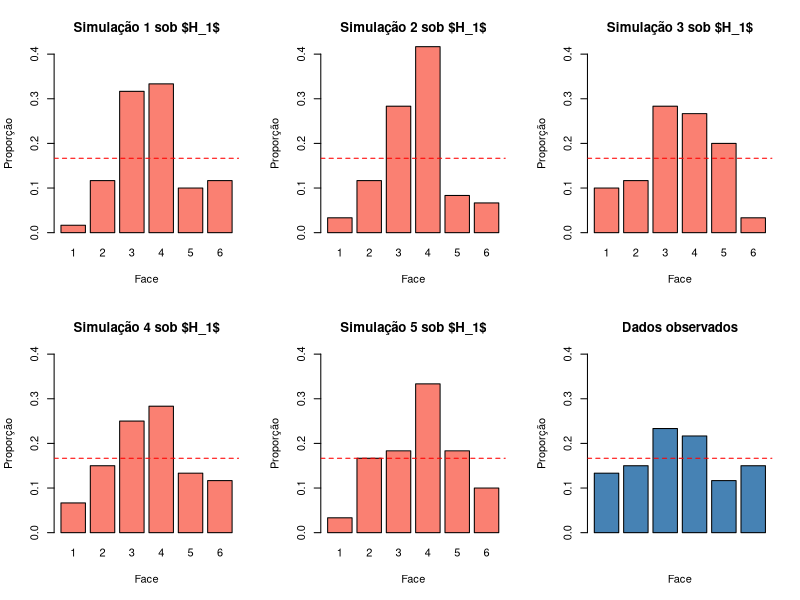

This figure's R source:
## ---- chunk 1
# Probabilidades dos dois modelos
p_h0 <- rep(1/6, 6)                   # Modelo uniforme: todas as faces igualmente prováveis
p_h1 <- c(1, 2, 4, 4, 2, 1) / 14     # Modelo com viés central: faces 3 e 4 mais prováveis

# Frequências observadas (exemplo hipotético com n = 60 lançamentos)
n <- c(8, 9, 14, 13, 7, 9)            # n1, n2, ..., n6 (contagens por face)

# Log-verossimilhanças de cada modelo dado o mesmo conjunto de dados
loglik_H0 <- sum(n * log(p_h0))
loglik_H1 <- sum(n * log(p_h1))

# Exibir os valores
cat("Log-verossimilhança H0:", round(loglik_H0, 3), "\n")
cat("Log-verossimilhança H1:", round(loglik_H1, 3), "\n")
## ---- chunk 2
p_h0 <- rep(1/6, 6)

# Dois conjuntos de dados com o mesmo total n = 50, mas padrões opostos
freq_equilibrado <- c(8, 9, 8, 9, 8, 8)    # frequências próximas ao uniforme
freq_concentrado <- c(0, 0, 25, 25, 0, 0)  # tudo concentrado nas faces 3 e 4

# Confirmar que ambos têm o mesmo total
sum(freq_equilibrado)  # 50
sum(freq_concentrado)  # 50

# Log-verossimilhanças sob H0
sum(freq_equilibrado * log(p_h0))  # idêntico ao de baixo
sum(freq_concentrado * log(p_h0))  # idêntico ao de cima
## ---- chunk 3
# Continuando com os dados e modelos definidos acima
loglik_H0 <- sum(n * log(p_h0))
loglik_H1 <- sum(n * log(p_h1))

# Razão de verossimilhanças (na escala original, não logarítmica)
razao <- exp(loglik_H1 - loglik_H0)
cat("Razão H1/H0:", round(razao, 3), "\n")

# Interpretação:
# razao > 1: dados favorecem H1
# razao < 1: dados favorecem H0
## ---- chunk 4
# Parâmetros da simulação
n_sim <- 1000           # número de amostras simuladas
n_obs <- 60             # tamanho de cada amostra (igual ao experimento real)

# Vetores de probabilidade dos modelos
p_h0 <- rep(1/6, 6)
p_h1 <- c(1, 2, 4, 4, 2, 1) / 14

# Simular 1000 experimentos sob H0 e calcular o log da razão LR em cada um
razoes_sim <- replicate(n_sim, {
  amostra    <- sample(1:6, size = n_obs, replace = TRUE, prob = p_h0)
  freq_sim   <- table(factor(amostra, levels = 1:6))
  ll_H0      <- sum(freq_sim * log(p_h0))
  ll_H1      <- sum(freq_sim * log(p_h1))
  (ll_H1 - ll_H0)   # logs da razão das verossimilhanças
})

# Resumo da distribuição simulada
cat("Mediana das razões simuladas:", round(median(razoes_sim), 3), "\n")
cat("Percentil 95%:", round(quantile(razoes_sim, c(0.025, 0.975)), 3), "\n")
## ---- chunk 5
# Gerar 5 amostras sob H1 e comparar com os dados observados
sim_H1 <- replicate(5, {
  amostra <- sample(1:6, size = n_obs, replace = TRUE, prob = p_h1)
  table(factor(amostra, levels = 1:6)) / n_obs
})

# Visualizar: 5 simulações + os dados observados
par(mfrow = c(2, 3))
for (i in 1:5) {
  barplot(sim_H1[, i],
          main  = paste("Simulação", i, "sob $H_1$"),
          ylim  = c(0, 0.40),
          col   = "salmon",
          xlab  = "Face",
          ylab  = "Proporção")
  abline(h = 1/6, lty = 2, col = "red")
}
barplot(n / sum(n),                     # proporções observadas
        main  = "Dados observados",
        ylim  = c(0, 0.40),
        col   = "steelblue",
        xlab  = "Face",
        ylab  = "Proporção")
abline(h = 1/6, lty = 2, col = "red")
## ---- chunk 6
# Verossimilhanças dos modelos obtidas dos dados
lik <- c(H0 = 0.03, H1 = 0.18)

# Cenário 1: priori neutra — nenhuma hipótese é preferida a priori
prior_neutro  <- c(H0 = 0.5,  H1 = 0.5)
post_neutro   <- prior_neutro * lik
post_neutro   <- post_neutro / sum(post_neutro)   # normalizar

# Cenário 2: priori favorece fortemente H0 (crença inicial muito forte em H0)
prior_forte_H0 <- c(H0 = 0.9, H1 = 0.1)
post_forte_H0  <- prior_forte_H0 * lik
post_forte_H0  <- post_forte_H0 / sum(post_forte_H0)

# Cenário 3: priori favorece fortemente H1
prior_forte_H1 <- c(H0 = 0.1, H1 = 0.9)
post_forte_H1  <- prior_forte_H1 * lik
post_forte_H1  <- post_forte_H1 / sum(post_forte_H1)

# Comparar as posterioris
round(post_neutro,    3)   # Priori neutra
round(post_forte_H0,  3)   # Priori favorece H0
round(post_forte_H1,  3)   # Priori favorece H1
